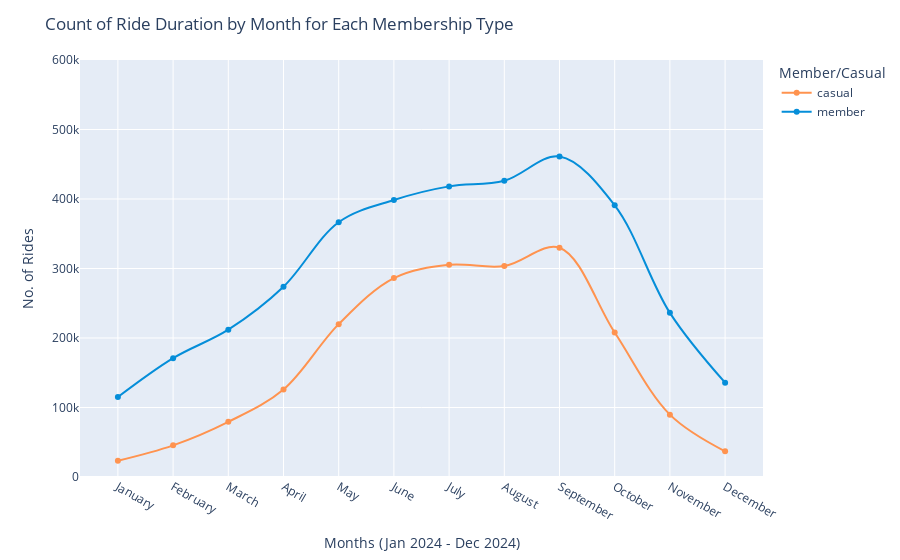

This figure's notebook cell:
### Code cell
fig_2 = data.groupby(['Month', 'member_casual'], as_index=False).count()
fig_2 = fig_2[fig_2['ride_id'] != 0]

fig = px.line(fig_2, x = 'Month', y = 'ride_id', range_y = [0,600000],
        color = 'member_casual', 
        line_shape = 'spline',
        markers=True, 
        labels = {'ride_id': 'No. of Rides', 'Month': 'Months (Jan 2024 - Dec 2024)', 'member_casual': 'Member/Casual'},
        hover_name = 'member_casual', hover_data = {'member_casual': False, 'Month': True, 'ride_id': True}, 
        color_discrete_map = {'casual': '#FF934F', 'member': '#058ED9'})

# Add title
fig.update_layout(title='Count of Ride Duration by Month for Each Membership Type')

# Show the plot
fig.show()

### Figure 1 — Plotly figure (JSON) as saved in the notebook; plotly's stock layout.template omitted (floating-point values rounded to 4 significant figures)
{"data": [{"customdata": [["casual"], ["casual"], ["casual"], ["casual"], ["casual"], ["casual"], ["casual"], ["casual"], ["casual"], ["casual"], ["casual"], ["casual"]], "hovertemplate": "<b>%{hovertext}</b><br><br>Months (Jan 2024 - Dec 2024)=%{x}<br>No. of Rides=%{y}<extra></extra>", "hovertext": ["casual", "casual", "casual", "casual", "casual", "casual", "casual", "casual", "casual", "casual", "casual", "casual"], "legendgroup": "casual", "line": {"color": "#FF934F", "dash": "solid", "shape": "spline"}, "marker": {"symbol": "circle"}, "mode": "lines+markers", "name": "casual", "orientation": "v", "showlegend": true, "type": "scatter", "x": ["January", "February", "March", "April", "May", "June", "July", "August", "September", "October", "November", "December"], "xaxis": "x", "y": [23397, 45523, 79381, 125843, 219964, 286159, 305264, 303517, 329887, 207828, 89732, 36974], "yaxis": "y"}, {"customdata": [["member"], ["member"], ["member"], ["member"], ["member"], ["member"], ["member"], ["member"], ["member"], ["member"], ["member"], ["member"]], "hovertemplate": "<b>%{hovertext}</b><br><br>Months (Jan 2024 - Dec 2024)=%{x}<br>No. of Rides=%{y}<extra></extra>", "hovertext": ["member", "member", "member", "member", "member", "member", "member", "member", "member", "member", "member", "member"], "legendgroup": "member", "line": {"color": "#058ED9", "dash": "solid", "shape": "spline"}, "marker": {"symbol": "circle"}, "mode": "lines+markers", "name": "member", "orientation": "v", "showlegend": true, "type": "scatter", "x": ["January", "February", "March", "April", "May", "June", "July", "August", "September", "October", "November", "December"], "xaxis": "x", "y": [115012, 171013, 212045, 273795, 366637, 398573, 418152, 426149, 461093, 390857, 236165, 135691], "yaxis": "y"}], "layout": {"legend": {"title": {"text": "Member/Casual"}, "tracegroupgap": 0}, "margin": {"t": 60}, "title": {"text": "Count of Ride Duration by Month for Each Membership Type"}, "xaxis": {"anchor": "y", "domain": [0, 1], "title": {"text": "Months (Jan 2024 - Dec 2024)"}}, "yaxis": {"anchor": "x", "domain": [0, 1], "range": [0, 600000], "title": {"text": "No. of Rides"}}}}
